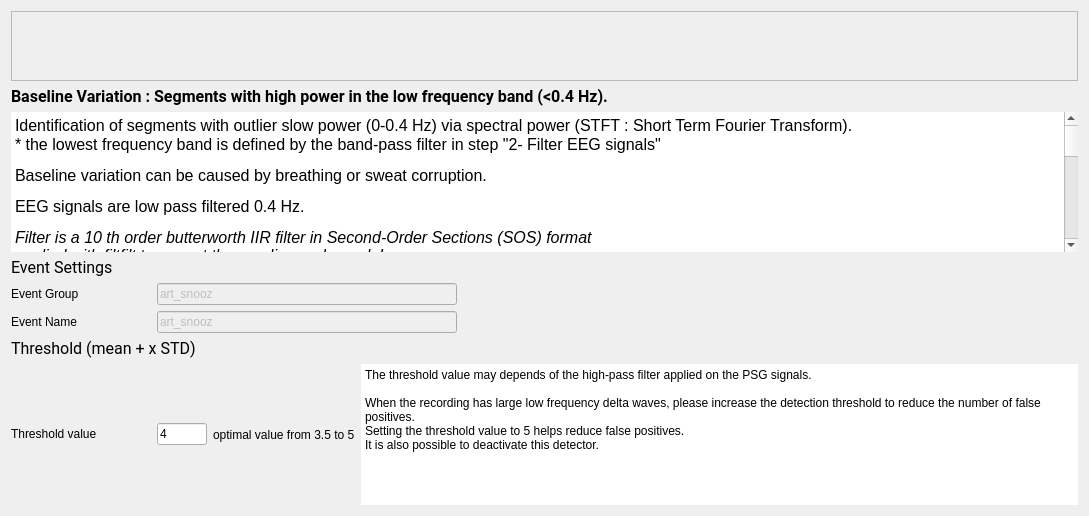
<?xml version="1.0" encoding="UTF-8"?>
<ui version="4.0">
 <class>BslVarStep</class>
 <widget class="QWidget" name="BslVarStep">
  <property name="geometry">
   <rect>
    <x>0</x>
    <y>0</y>
    <width>1089</width>
    <height>516</height>
   </rect>
  </property>
  <property name="windowTitle">
   <string>Form</string>
  </property>
  <property name="styleSheet">
   <string notr="true">font: 12pt &quot;Roboto&quot;;</string>
  </property>
  <layout class="QVBoxLayout" name="verticalLayout_2">
   <item>
    <widget class="QScrollArea" name="scrollArea">
     <property name="sizePolicy">
      <sizepolicy hsizetype="Expanding" vsizetype="Preferred">
       <horstretch>0</horstretch>
       <verstretch>0</verstretch>
      </sizepolicy>
     </property>
     <property name="widgetResizable">
      <bool>true</bool>
     </property>
     <widget class="QWidget" name="scrollAreaWidgetContents">
      <property name="geometry">
       <rect>
        <x>0</x>
        <y>0</y>
        <width>1545</width>
        <height>161</height>
       </rect>
      </property>
      <layout class="QHBoxLayout" name="horizontalLayout">
       <item>
        <widget class="QLabel" name="label_7">
         <property name="text">
          <string/>
         </property>
         <property name="pixmap">
          <pixmap resource="BSLVar_res.qrc">:/BSLVar/BSLVar.png</pixmap>
         </property>
         <property name="alignment">
          <set>Qt::AlignCenter</set>
         </property>
        </widget>
       </item>
      </layout>
     </widget>
    </widget>
   </item>
   <item>
    <layout class="QVBoxLayout" name="verticalLayout_4" stretch="0,0">
     <item>
      <widget class="QLabel" name="label_6">
       <property name="font">
        <font>
         <family>Roboto</family>
         <pointsize>12</pointsize>
         <weight>50</weight>
         <italic>false</italic>
         <bold>false</bold>
        </font>
       </property>
       <property name="text">
        <string>&lt;html&gt;&lt;head/&gt;&lt;body&gt;&lt;p&gt;&lt;span style=&quot; font-weight:600;&quot;&gt;Baseline Variation : Segments with high power in the low frequency band (&amp;lt;0.4 Hz).&lt;/span&gt;&lt;/p&gt;&lt;/body&gt;&lt;/html&gt;</string>
       </property>
      </widget>
     </item>
     <item>
      <widget class="QTextEdit" name="textEdit">
       <property name="minimumSize">
        <size>
         <width>0</width>
         <height>0</height>
        </size>
       </property>
       <property name="frameShape">
        <enum>QFrame::HLine</enum>
       </property>
       <property name="frameShadow">
        <enum>QFrame::Plain</enum>
       </property>
       <property name="lineWidth">
        <number>0</number>
       </property>
       <property name="readOnly">
        <bool>true</bool>
       </property>
       <property name="html">
        <string>&lt;!DOCTYPE HTML PUBLIC &quot;-//W3C//DTD HTML 4.0//EN&quot; &quot;http://www.w3.org/TR/REC-html40/strict.dtd&quot;&gt;
&lt;html&gt;&lt;head&gt;&lt;meta name=&quot;qrichtext&quot; content=&quot;1&quot; /&gt;&lt;style type=&quot;text/css&quot;&gt;
p, li { white-space: pre-wrap; }
&lt;/style&gt;&lt;/head&gt;&lt;body style=&quot; font-family:'Roboto'; font-size:12pt; font-weight:400; font-style:normal;&quot;&gt;
&lt;p style=&quot; margin-top:0px; margin-bottom:0px; margin-left:0px; margin-right:0px; -qt-block-indent:0; text-indent:0px;&quot;&gt;&lt;span style=&quot; color:#000000;&quot;&gt;Identification of segments with outlier slow power (0-0.4 Hz) via spectral power (STFT : Short Term Fourier Transform).&lt;/span&gt;&lt;/p&gt;
&lt;p style=&quot; margin-top:0px; margin-bottom:0px; margin-left:0px; margin-right:0px; -qt-block-indent:0; text-indent:0px;&quot;&gt;&lt;span style=&quot; color:#000000;&quot;&gt;* the lowest frequency band is defined by the band-pass filter in step &amp;quot;2- Filter EEG signals&amp;quot;&lt;/span&gt;&lt;/p&gt;
&lt;p style=&quot; margin-top:12px; margin-bottom:12px; margin-left:0px; margin-right:0px; -qt-block-indent:0; text-indent:0px;&quot;&gt;&lt;span style=&quot; color:#000000;&quot;&gt;Baseline variation can be caused by breathing or sweat corruption.&lt;/span&gt;&lt;/p&gt;
&lt;p style=&quot; margin-top:12px; margin-bottom:12px; margin-left:0px; margin-right:0px; -qt-block-indent:0; text-indent:0px;&quot;&gt;&lt;span style=&quot; color:#000000;&quot;&gt;EEG signals are low pass filtered 0.4 Hz.&lt;/span&gt;&lt;/p&gt;
&lt;p style=&quot; margin-top:12px; margin-bottom:12px; margin-left:0px; margin-right:0px; -qt-block-indent:0; text-indent:0px;&quot;&gt;&lt;span style=&quot; font-style:italic; color:#000000;&quot;&gt;Filter is a 10 th order butterworth IIR filter in Second-Order Sections (SOS) format &lt;br /&gt;applied with filtfilt to correct the non-linear phase delay.&lt;/span&gt;&lt;/p&gt;
&lt;p style=&quot; margin-top:12px; margin-bottom:12px; margin-left:0px; margin-right:0px; -qt-block-indent:0; text-indent:0px;&quot;&gt;&lt;span style=&quot; color:#000000;&quot;&gt;The power is computed on sliding windows through STFT.&lt;br /&gt;Window length = 8 s&lt;br /&gt;Window step = 4 s&lt;/span&gt;&lt;/p&gt;
&lt;p style=&quot; margin-top:12px; margin-bottom:12px; margin-left:0px; margin-right:0px; -qt-block-indent:0; text-indent:0px;&quot;&gt;&lt;span style=&quot; font-style:italic; color:#000000;&quot;&gt;The STFT is applied to integrate (sum) the signal power within a frequency range&lt;br /&gt; of the true spectrum (units² ex. µV²) as suggested in [1].&lt;/span&gt;&lt;/p&gt;
&lt;p style=&quot; margin-top:12px; margin-bottom:12px; margin-left:0px; margin-right:0px; -qt-block-indent:0; text-indent:0px;&quot;&gt;&lt;span style=&quot; text-decoration: underline; color:#000000;&quot;&gt;Fixed threshold&lt;/span&gt;&lt;span style=&quot; color:#000000;&quot;&gt; (mean + x STD)&lt;/span&gt;&lt;/p&gt;
&lt;p style=&quot; margin-top:0px; margin-bottom:0px; margin-left:0px; margin-right:0px; -qt-block-indent:0; text-indent:0px;&quot;&gt;The power is log10 transformed to make the data more normally distributed, &lt;br /&gt;however the distribution of the power of all selected channels is often skewed right du to artifacts.&lt;/p&gt;
&lt;p style=&quot; margin-top:0px; margin-bottom:0px; margin-left:0px; margin-right:0px; -qt-block-indent:0; text-indent:0px;&quot;&gt;The distribution is then modeled by a 3-components Gaussian Mixture Model (GMM).&lt;/p&gt;
&lt;p style=&quot; margin-top:0px; margin-bottom:0px; margin-left:0px; margin-right:0px; -qt-block-indent:0; text-indent:0px;&quot;&gt;The threshold is multiplied by the standard deviation (STD) and &lt;br /&gt;added to the mean of the main gaussian (over a mixture of 3).&lt;/p&gt;
&lt;p style=&quot; margin-top:0px; margin-bottom:0px; margin-left:0px; margin-right:0px; -qt-block-indent:0; text-indent:0px;&quot;&gt;An artifact is possibly identified when the log10(power) &amp;gt; (mean + threshold*STD)&lt;/p&gt;
&lt;p style=&quot; margin-top:12px; margin-bottom:12px; margin-left:0px; margin-right:0px; -qt-block-indent:0; text-indent:0px;&quot;&gt;&lt;a href=&quot;https://pubmed.ncbi.nlm.nih.gov/12723066/&quot;&gt;&lt;span style=&quot; text-decoration: underline; color:#000000;&quot;&gt;Reference&lt;/span&gt;&lt;/a&gt;&lt;/p&gt;
&lt;p style=&quot; margin-top:12px; margin-bottom:12px; margin-left:0px; margin-right:0px; -qt-block-indent:0; text-indent:0px;&quot;&gt;&lt;span style=&quot; color:#000000;&quot;&gt;[1] Cox, R. &amp;amp; Fell, J. Analyzing human sleep EEG: A methodological primer with code implementation. &lt;br /&gt;Sleep Medicine Reviews54, 101353 (2020).&lt;/span&gt;&lt;/p&gt;&lt;/body&gt;&lt;/html&gt;</string>
       </property>
      </widget>
     </item>
    </layout>
   </item>
   <item>
    <layout class="QHBoxLayout" name="horizontalLayout_3">
     <item>
      <layout class="QVBoxLayout" name="verticalLayout">
       <item>
        <widget class="QLabel" name="label_4">
         <property name="font">
          <font>
           <family>Roboto</family>
           <pointsize>12</pointsize>
           <weight>50</weight>
           <italic>false</italic>
           <bold>false</bold>
          </font>
         </property>
         <property name="text">
          <string>Event Settings</string>
         </property>
        </widget>
       </item>
       <item>
        <layout class="QFormLayout" name="formLayout">
         <item row="0" column="0">
          <widget class="QLabel" name="label_3">
           <property name="minimumSize">
            <size>
             <width>140</width>
             <height>0</height>
            </size>
           </property>
           <property name="text">
            <string>Event Group</string>
           </property>
          </widget>
         </item>
         <item row="0" column="1">
          <widget class="QLineEdit" name="group_lineEdit">
           <property name="enabled">
            <bool>false</bool>
           </property>
           <property name="maximumSize">
            <size>
             <width>300</width>
             <height>16777215</height>
            </size>
           </property>
           <property name="toolTip">
            <string>In which &quot;Event Group&quot; the detected artifact are added (how they will be written to  the annotation file). Go to the general Detectors Settings to edit the group.</string>
           </property>
           <property name="text">
            <string>art_snooz</string>
           </property>
          </widget>
         </item>
         <item row="1" column="0">
          <widget class="QLabel" name="label_11">
           <property name="text">
            <string>Event Name</string>
           </property>
          </widget>
         </item>
         <item row="1" column="1">
          <widget class="QLineEdit" name="name_lineEdit">
           <property name="enabled">
            <bool>false</bool>
           </property>
           <property name="maximumSize">
            <size>
             <width>300</width>
             <height>16777215</height>
            </size>
           </property>
           <property name="toolTip">
            <string>The event name of the detected artifact (how they will be wrtten to the annotation file).  Go to the general Detectors Settings to edit the name.</string>
           </property>
           <property name="text">
            <string>art_snooz</string>
           </property>
          </widget>
         </item>
        </layout>
       </item>
      </layout>
     </item>
     <item>
      <spacer name="horizontalSpacer_2">
       <property name="orientation">
        <enum>Qt::Horizontal</enum>
       </property>
       <property name="sizeType">
        <enum>QSizePolicy::Expanding</enum>
       </property>
       <property name="sizeHint" stdset="0">
        <size>
         <width>13</width>
         <height>13</height>
        </size>
       </property>
      </spacer>
     </item>
    </layout>
   </item>
   <item>
    <widget class="QLabel" name="label">
     <property name="font">
      <font>
       <family>Roboto</family>
       <pointsize>12</pointsize>
       <weight>50</weight>
       <italic>false</italic>
       <bold>false</bold>
       <stylestrategy>PreferAntialias</stylestrategy>
      </font>
     </property>
     <property name="text">
      <string>&lt;html&gt;&lt;head/&gt;&lt;body&gt;&lt;p&gt;Threshold (mean + x STD)&lt;/p&gt;&lt;/body&gt;&lt;/html&gt;</string>
     </property>
    </widget>
   </item>
   <item>
    <layout class="QHBoxLayout" name="horizontalLayout_2">
     <item>
      <widget class="QLabel" name="label_5">
       <property name="minimumSize">
        <size>
         <width>140</width>
         <height>0</height>
        </size>
       </property>
       <property name="midLineWidth">
        <number>0</number>
       </property>
       <property name="text">
        <string>&lt;html&gt;&lt;head/&gt;&lt;body&gt;&lt;p&gt;Threshold value&lt;/p&gt;&lt;/body&gt;&lt;/html&gt;</string>
       </property>
       <property name="textFormat">
        <enum>Qt::RichText</enum>
       </property>
      </widget>
     </item>
     <item>
      <widget class="QLineEdit" name="threshold_lineEdit">
       <property name="maximumSize">
        <size>
         <width>50</width>
         <height>16777215</height>
        </size>
       </property>
       <property name="toolTip">
        <string>The threshold value to identify the artifact.  Its units is x times the baseline standard deviation.</string>
       </property>
       <property name="text">
        <string>4</string>
       </property>
      </widget>
     </item>
     <item>
      <widget class="QLabel" name="label_2">
       <property name="maximumSize">
        <size>
         <width>200</width>
         <height>16777215</height>
        </size>
       </property>
       <property name="text">
        <string>optimal value from 3.5 to 5</string>
       </property>
       <property name="alignment">
        <set>Qt::AlignLeading|Qt::AlignLeft|Qt::AlignVCenter</set>
       </property>
      </widget>
     </item>
     <item>
      <widget class="QPlainTextEdit" name="plainTextEdit">
       <property name="sizePolicy">
        <sizepolicy hsizetype="Expanding" vsizetype="Preferred">
         <horstretch>0</horstretch>
         <verstretch>0</verstretch>
        </sizepolicy>
       </property>
       <property name="minimumSize">
        <size>
         <width>0</width>
         <height>0</height>
        </size>
       </property>
       <property name="maximumSize">
        <size>
         <width>16777215</width>
         <height>16777215</height>
        </size>
       </property>
       <property name="frameShape">
        <enum>QFrame::HLine</enum>
       </property>
       <property name="frameShadow">
        <enum>QFrame::Plain</enum>
       </property>
       <property name="lineWidth">
        <number>0</number>
       </property>
       <property name="readOnly">
        <bool>true</bool>
       </property>
       <property name="plainText">
        <string>The threshold value may depends of the high-pass filter applied on the PSG signals.

When the recording has large low frequency delta waves, please increase the detection threshold to reduce the number of false positives. 
Setting the threshold value to 5 helps reduce false positives.
It is also possible to deactivate this detector.</string>
       </property>
      </widget>
     </item>
    </layout>
   </item>
  </layout>
 </widget>
 <resources>
  <include location="BSLVar_res.qrc"/>
  <include location="../../../../../scinodes_poc/src/main/python/ui/themes/themes.qrc"/>
 </resources>
 <connections/>
 <slots>
  <slot>on_choose()</slot>
  <slot>on_input_format_changed()</slot>
 </slots>
</ui>
